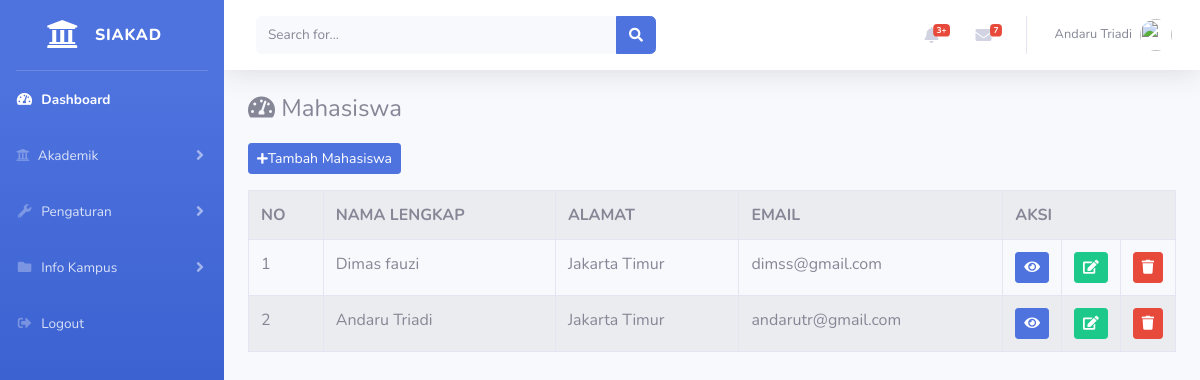
The page /index.php/administrator/mahasiswa on the database as committed earlier.
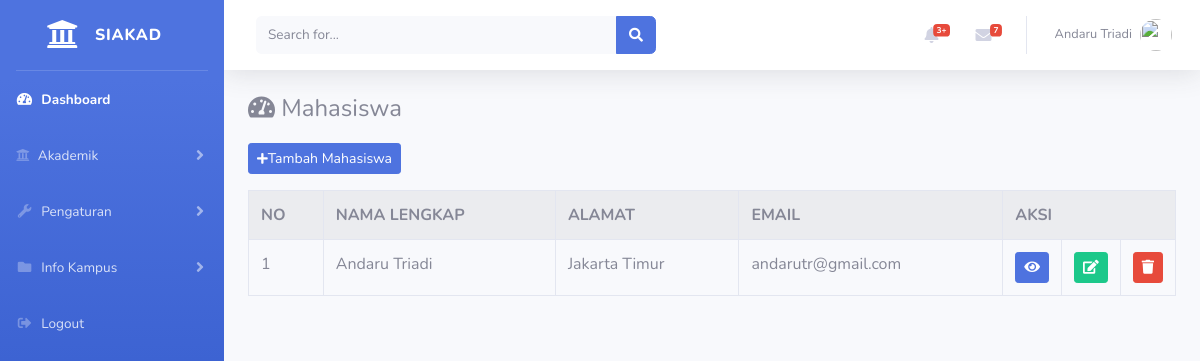
The same page on the database as committed later.
### tables this page shows
CREATE TABLE `mahasiswa` (
  `id` int(11) NOT NULL,
  `nim` varchar(11) NOT NULL,
  `nama_lengkap` varchar(120) NOT NULL,
  `alamat` varchar(255) NOT NULL,
  `email` varchar(20) NOT NULL,
  `telepon` varchar(20) NOT NULL,
  `tempat_lahir` varchar(120) NOT NULL,
  `tanggal_lahir` date NOT NULL,
  `jenis_kelamin` varchar(120) NOT NULL,
  `nama_prodi` varchar(120) NOT NULL,
  `photo` varchar(255) NOT NULL
);

### application/controllers/administrator/mahasiswa.php (called while the page is built, shortened)
<?php
class Mahasiswa extends CI_Controller{
	public function index(){
		$data['mahasiswa'] = $this->mahasiswa_model->tampil_data('mahasiswa')->result();
		$data['prodi'] = $this->prodi_model->tampil_data('prodi')->result();
		$this->load->view('templates_administrator/header');
		$this->load->view('templates_administrator/sidebar');
		$this->load->view('administrator/mahasiswa', $data);
		$this->load->view('templates_administrator/footer');
	}
}

### index.php (called while the page is built, shortened)
<?php
require_once BASEPATH.'core/CodeIgniter.php';

### application/models/mahasiswa_model.php (called while the page is built, shortened)
<?php
class Mahasiswa_model extends CI_Model{
	public function tampil_data($table){
		return $this->db->get($table);
	}
}

### application/views/administrator/mahasiswa.php (the view, shortened to what this page needs)
<div class="container-fluid">
	<h4>
        <i class="fas fa-tachometer-alt mb-3"></i> Mahasiswa
    </h4>
    <a href="<?= base_url('administrator/mahasiswa/tambah_mahasiswa') ?>" class="btn btn-sm btn-primary mb-3"><i class="fas fa-sm fa-plus"></i>Tambah Mahasiswa</a>
	<table class="table table-bordered table-striped table-hover">
		<tr>
			<th>NO</th>
			<th>NAMA LENGKAP</th>
			<th>ALAMAT</th>
			<th>EMAIL</th>
			<th colspan="3">AKSI</th>
		</tr>
		<?php
		$i = 1;
		foreach($mahasiswa as $mhs) : ?>
		<tr>
			<td><?= $i++ ?></td>
			<td><?= $mhs->nama_lengkap ?></td>
			<td><?= $mhs->alamat ?></td>
			<td><?= $mhs->email ?></td>
			<td width="20px">
    			<a href="<?= base_url('administrator/mahasiswa/detail/').$mhs->id ?>" class="btn btn-sm btn-primary"><i class="fa fa-eye"></i></a>
    		</td>
			<td width="20px">
    			<a href="<?= base_url('administrator/mahasiswa/update/').$mhs->id ?>" class="btn btn-sm btn-success"><i class="fa fa-edit"></i></a>
    		</td>
    		<td width="20px">
    			<a href="<?= base_url('administrator/mahasiswa/delete/').$mhs->id ?>" class="btn btn-sm btn-danger"><i class="fa fa-trash"></i></a>
    		</td>
		</tr>
		<?php endforeach; ?>
	</table>
</div>

Rows that differ between the two databases and show on the page:
removed mahasiswa: nama_lengkap "Dimas fauzi", alamat "Jakarta Timur", email "dimss@gmail.com"
